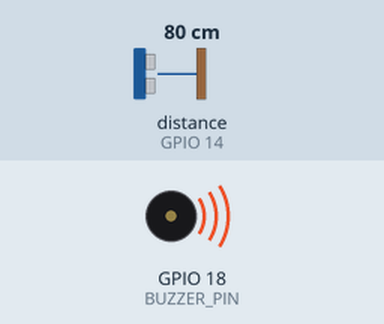
The program below on a simulated Raspberry Pi (BCM pin numbers). On the bench: buzzer (waves = sounding). The inputs (shaded band) are chosen by the test bench; at power-on: distance to the obstacle (sensor on GPIO 14) 80 cm. The echo pulse lasts 58.3 µs per cm; the clock reads 2024-03-15 10:24:30 at power-on unless the program sets it; what the program prints to the terminal is not drawn.

Above: at 0.1 s.
Timing chart, 0 to 1.6 s (numbered marks = the images above):
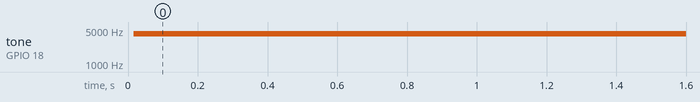

The program:

main.py
```python
import time
import atexit

import RPi.GPIO as gpio


# Define the pin constants
BUZZER_PIN = 18
DISTANCE_ECHO = 14
DISTANCE_TRIGGER = 15


# The duty cycle is set to 25% to make it a bit quieter
DUTY_CYCLE = 25.0


# Setup RPi.GPIO to use gpio numbering
gpio.setmode(gpio.BCM)


# Class to represent distance sensors (In this case the HC-SR04)
class DistanceSensor:
    # The speed of sound. Used to calculate the distance from the time taken
    SPEED_OF_SOUND = 343.26

    # Initialise the sensor and its pins
    def __init__(self, trigger_pin, echo_pin):
        self.trigger_pin = trigger_pin
        self.echo_pin = echo_pin

        gpio.setup(trigger_pin, gpio.OUT)
        gpio.setup(echo_pin, gpio.IN)

        gpio.output(trigger_pin, gpio.LOW)

    # Returns the distance of objects in metres from the sensor.
    def get_distance(self):
        # Create a list to store multiple readings so we can get an average
        buffer = []

        # get three readings
        for _ in range(3):
            # hold the trigger high for 10 microseconds
            gpio.output(self.trigger_pin, gpio.HIGH)
            time.sleep(0.00001)
            gpio.output(self.trigger_pin, gpio.LOW)

            # wait until the echo pin starts outputting its distance record the start time of the echo high
            while gpio.input(self.echo_pin) == gpio.LOW:
                pass
            start_time = time.time()

            # Wait until the echo pin finished outputting high and record the time
            while gpio.input(self.echo_pin) == gpio.HIGH:
                pass
            end_time = time.time()

            # add the distance to the buffer
            buffer.append((end_time - start_time) * self.SPEED_OF_SOUND / 2.0)

        # return the average distance
        return sum(buffer) / len(buffer)


# Map the input in the input range to the output range
# Code from https://stackoverflow.com/questions/929103/convert-a-number-range-to-another-range-maintaining-ratio
# with edits to make it not horrible by me
def map(x, input_min, input_max, output_min, output_max):
    # range check
    if input_min == input_max:
        return None
    if output_min == output_max:
        return None

    if x is None:
        return None

    if x < input_min or x > input_max:
        return None

    # check reversed input range
    reverse_input = False
    old_min = min(input_min, input_max)
    old_max = max(input_min, input_max)
    if not old_min == input_min:
        reverse_input = True

    # check reversed output range
    reverse_output = False
    new_min = min(output_min, output_max)
    new_max = max(output_min, output_max)
    if not new_min == output_min:
        reverse_output = True

    portion = (x - old_min) * (new_max - new_min) / (old_max - old_min)
    if reverse_input:
        portion = (old_max - x) * (new_max - new_min) / (old_max - old_min)

    result = portion + new_min
    if reverse_output:
        result = new_max - portion

    return result


# The main method to be executed
def main():
    # Setup the buzzer pin and the sensor
    gpio.setup(BUZZER_PIN, gpio.OUT)
    distance_sensor = DistanceSensor(trigger_pin=DISTANCE_TRIGGER, echo_pin=DISTANCE_ECHO)

    # Setup the buzzer to output PWM with the given duty cycle
    buzzer = gpio.PWM(BUZZER_PIN, DUTY_CYCLE)

    # The current status of the buzzer
    buzzer_started = False

    while True:
        # Get the distance and convert it to centimetres
        dist = int(distance_sensor.get_distance() * 100)
        print(dist)
        # Map the distance to frequencies
        dist = map(dist, 0, 500, 5000, 100)

        # If the distance is none, then stop outputting
        if dist is None:
            if buzzer_started:
                buzzer.stop()
                buzzer_started = False
        # The buzzer should play the new frequency
        else:
            if buzzer_started:
                # If the buzzer is already playing, stop it then change the frequency and start it again
                buzzer.stop()
                buzzer.ChangeFrequency(dist)
                buzzer.start(DUTY_CYCLE)
            else:
                # The buzzer isn't already playing so change the frequency and start playing again
                buzzer.ChangeFrequency(dist)
                buzzer.start(DUTY_CYCLE)
                buzzer_started = True

        time.sleep(0.25)


if __name__ == "__main__":
    # Start the main function, cleaning up if it exits for any reason
    try:
        main()
    except:
        pass
    finally:
        gpio.cleanup()
```

Measured:
- by itself, tone on GPIO 18 (BUZZER_PIN): silent → 4216 Hz at 0.02 s
